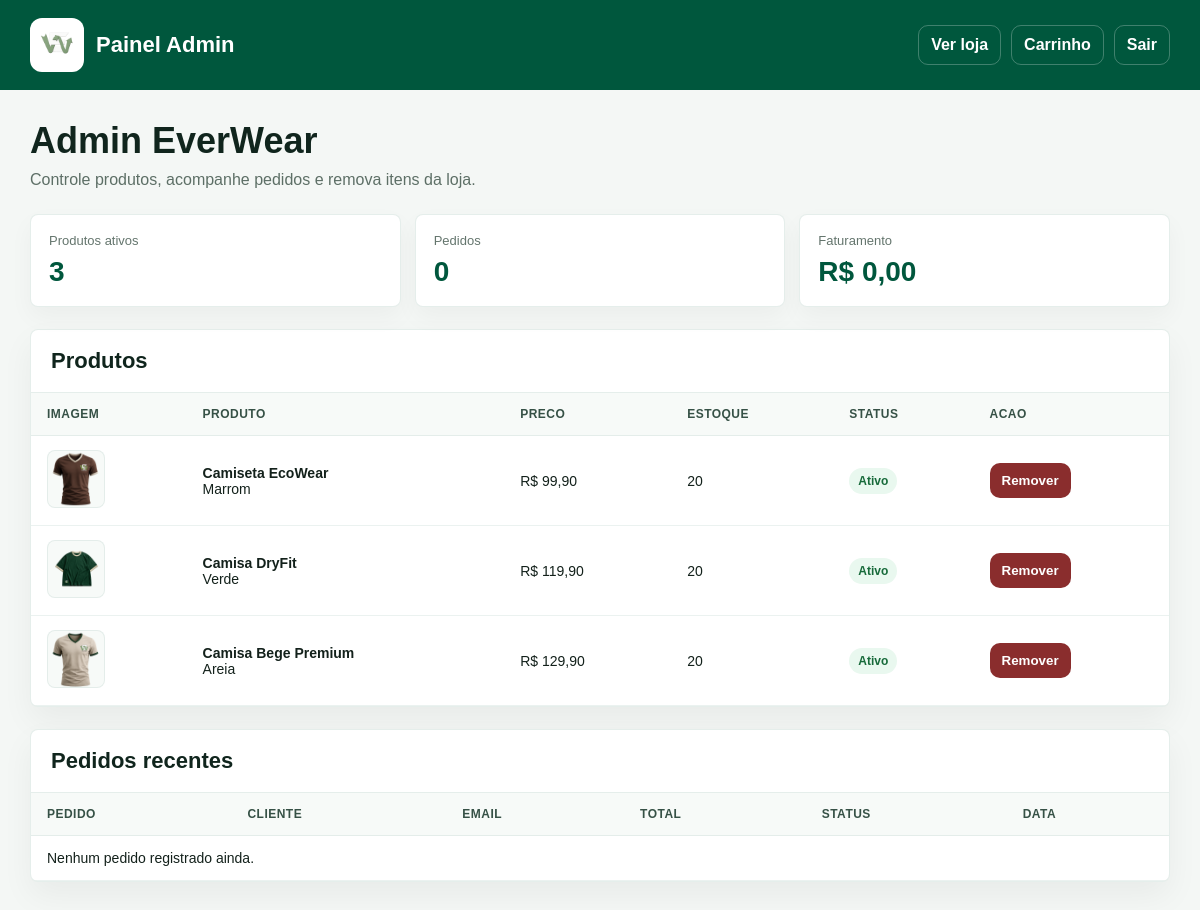
The page /admin.php (signed in) on the database its author committed.
### tables this page shows
CREATE TABLE IF NOT EXISTS produtos (
  id INT AUTO_INCREMENT PRIMARY KEY,
  nome VARCHAR(160) NOT NULL,
  slug VARCHAR(160) NOT NULL UNIQUE,
  preco DECIMAL(10,2) NOT NULL,
  imagem VARCHAR(255) NOT NULL,
  cor VARCHAR(80) NOT NULL,
  descricao TEXT NOT NULL,
  estoque INT NOT NULL DEFAULT 0,
  ativo TINYINT(1) NOT NULL DEFAULT 1,
  criado_em TIMESTAMP DEFAULT CURRENT_TIMESTAMP,
  atualizado_em TIMESTAMP DEFAULT CURRENT_TIMESTAMP ON UPDATE CURRENT_TIMESTAMP
);

### config.php (called while the page is built, shortened)
<?php
function ew_db() {
    static $pdo = null;
    if ($pdo === null) {
        $dsn = "mysql:host=" . DB_HOST . ";dbname=" . DB_NAME . ";charset=utf8mb4";
        $pdo = new PDO($dsn, DB_USER, DB_PASS, array(
            PDO::ATTR_ERRMODE => PDO::ERRMODE_EXCEPTION,
            PDO::ATTR_DEFAULT_FETCH_MODE => PDO::FETCH_ASSOC,
            PDO::ATTR_EMULATE_PREPARES => false
        ));
    }
    return $pdo;
}
function ew_h($valor) {
    return htmlspecialchars((string)$valor, ENT_QUOTES, "UTF-8");
}
?>

### admin.php (the view, shortened to what this page needs)
<?php
require_once __DIR__ . "/config.php";
$produtos = ew_db()->query("SELECT * FROM produtos ORDER BY ativo DESC, id ASC")->fetchAll();
$totalProdutos = ew_db()->query("SELECT COUNT(*) AS total FROM produtos WHERE ativo = 1")->fetch();
$totalPedidos = ew_db()->query("SELECT COUNT(*) AS total FROM pedidos")->fetch();
$faturamento = ew_db()->query("SELECT COALESCE(SUM(total), 0) AS total FROM pedidos")->fetch();
$pedidos = ew_db()->query(
    "SELECT p.id, p.email, p.total, p.status, p.criado_em, u.nome
     FROM pedidos p
     INNER JOIN usuarios u ON u.id = p.usuario_id
     ORDER BY p.criado_em DESC
     LIMIT 8"
)->fetchAll();
?>
<!DOCTYPE html>
<html lang="pt-br">
<head>
<link rel="stylesheet" href="darkmode.css?v=2">
</head>
<body>
<header class="topbar">
    <div class="topbar-inner">
        <div class="brand">
            <img src="everwearlogo.png" alt="EverWear">
            <span>Painel Admin</span>
        </div>
        <nav class="nav">
            <a href="index.html">Ver loja</a>
            <a href="carrinho.php">Carrinho</a>
            <a href="logout.php">Sair</a>
        </nav>
    </div>
</header>
<main class="page">
    <section class="hero">
        <div>
            <h1>Admin EverWear</h1>
            <p>Controle produtos, acompanhe pedidos e remova itens da loja.</p>
        </div>
    </section>
    <section class="stats">
        <div class="stat">
            <span>Produtos ativos</span>
            <strong><?php echo (int)$totalProdutos["total"]; ?></strong>
        </div>
        <div class="stat">
            <span>Pedidos</span>
            <strong><?php echo (int)$totalPedidos["total"]; ?></strong>
        </div>
        <div class="stat">
            <span>Faturamento</span>
            <strong>R$ <?php echo number_format((float)$faturamento["total"], 2, ",", "."); ?></strong>
        </div>
    </section>
    <section class="panel">
        <div class="panel-head">
            <h2>Produtos</h2>
        </div>
        <div class="table-wrap">
            <table>
                <thead>
                    <tr>
                        <th>Imagem</th>
                        <th>Produto</th>
                        <th>Preco</th>
                        <th>Estoque</th>
                        <th>Status</th>
                        <th>Acao</th>
                    </tr>
                </thead>
                <tbody>
                    <?php foreach ($produtos as $produto) { ?>
                        <tr>
                            <td><img src="<?php echo ew_h($produto["imagem"]); ?>" alt="<?php echo ew_h($produto["nome"]); ?>"></td>
                            <td>
                                <strong><?php echo ew_h($produto["nome"]); ?></strong><br>
                                <span><?php echo ew_h($produto["cor"]); ?></span>
                            </td>
                            <td>R$ <?php echo number_format((float)$produto["preco"], 2, ",", "."); ?></td>
                            <td><?php echo (int)$produto["estoque"]; ?></td>
                            <td>
                                <?php if ((int)$produto["ativo"] === 1) { ?>
                                    <span class="status ativo">Ativo</span>
                                <?php } else { ?>
                                    <span class="status removido">Removido</span>
                                <?php } ?>
                            </td>
                            <td>
                                <?php if ((int)$produto["ativo"] === 1) { ?>
                                    <form method="post">
                                        <button class="btn btn-danger" type="submit">Remover</button>
                                    </form>
                                <?php } ?>
                            </td>
                        </tr>
                    <?php } ?>
                </tbody>
            </table>
        </div>
    </section>
    <section class="panel">
        <div class="panel-head">
            <h2>Pedidos recentes</h2>
        </div>
        <div class="table-wrap">
            <table>
                <thead>
                    <tr>
                        <th>Pedido</th>
                        <th>Cliente</th>
                        <th>Email</th>
                        <th>Total</th>
                        <th>Status</th>
                        <th>Data</th>
                    </tr>
                </thead>
                <tbody>
                    <?php if (count($pedidos) === 0) { ?>
                        <tr><td colspan="6">Nenhum pedido registrado ainda.</td></tr>
                    <?php } ?>
                </tbody>
            </table>
        </div>
    </section>
</main>
</body>
</html>

### admin.php (style rules this page uses)
* { box-sizing:border-box;margin:0;padding:0;font-family:Arial, Helvetica, sans-serif; }
body { min-height:100vh;background:#f4f7f5;color:#13211b; }
.topbar { background:#00573D;color:white; }
.topbar-inner { max-width:1180px;margin:0 auto;padding:18px 20px;display:flex;justify-content:space-between;align-items:center;gap:16px; }
.brand { display:flex;align-items:center;gap:12px;font-weight:800;font-size:22px; }
.brand img { width:54px;height:54px;object-fit:contain;background:white;border-radius:12px;padding:4px; }
.nav { display:flex;gap:10px;flex-wrap:wrap; }
.nav a { color:white;text-decoration:none;font-weight:700;padding:10px 12px;border:1px solid rgba(255,255,255,.25);border-radius:10px; }
.page { max-width:1180px;margin:0 auto;padding:30px 20px 56px; }
.hero { display:flex;justify-content:space-between;gap:18px;align-items:flex-end;margin-bottom:22px; }
.hero h1 { font-size:36px;color:#10251d;margin-bottom:6px; }
.hero p { color:#5d6f66;line-height:1.5; }
.stats { display:grid;grid-template-columns:repeat(3,1fr);gap:14px;margin-bottom:22px; }
.stat { background:white;border:1px solid rgba(0,87,61,.10);border-radius:8px;padding:18px;box-shadow:0 10px 24px rgba(0,0,0,.04); }
.stat span { display:block;color:#64756d;font-size:13px;margin-bottom:8px; }
.stat strong { font-size:28px;color:#00573D; }
.panel { background:white;border:1px solid rgba(0,87,61,.10);border-radius:8px;box-shadow:0 14px 32px rgba(0,0,0,.05);overflow:hidden;margin-bottom:22px; }
.panel-head { padding:18px 20px;border-bottom:1px solid rgba(0,87,61,.10);display:flex;justify-content:space-between;gap:12px;align-items:center; }
.panel-head h2 { font-size:22px;color:#10251d; }
.table-wrap { overflow:auto; }
table { width:100%;border-collapse:collapse;min-width:760px; }
th,td { padding:14px 16px;text-align:left;border-bottom:1px solid rgba(0,87,61,.08);font-size:14px;vertical-align:middle; }
th { background:#f7faf8;color:#365146;font-size:12px;text-transform:uppercase;letter-spacing:.04em; }
td img { width:58px;height:58px;object-fit:contain;background:#f7faf8;border-radius:8px;border:1px solid rgba(0,87,61,.08); }
.status { display:inline-flex;padding:6px 9px;border-radius:999px;font-weight:800;font-size:12px; }
.ativo { background:#e9f8ef;color:#176a3a; }
.btn { border:none;border-radius:10px;padding:10px 12px;font-weight:800;cursor:pointer; }
.btn-danger { background:#8a2d2d;color:white; }

### rows shown on the page
produtos: imagem (picture), nome "Camiseta EcoWear", cor "Marrom", preco "99,90", estoque "20", ativo "Ativo"
produtos: imagem (picture), nome "Camisa DryFit", cor "Verde", preco "119,90", estoque "20", ativo "Ativo"
produtos: imagem (picture), nome "Camisa Bege Premium", cor "Areia", preco "129,90", estoque "20", ativo "Ativo"

### other values the page prints
$totalProdutos["total"] "3"
$totalPedidos["total"] "0"
$faturamento["total"] "0,00"
